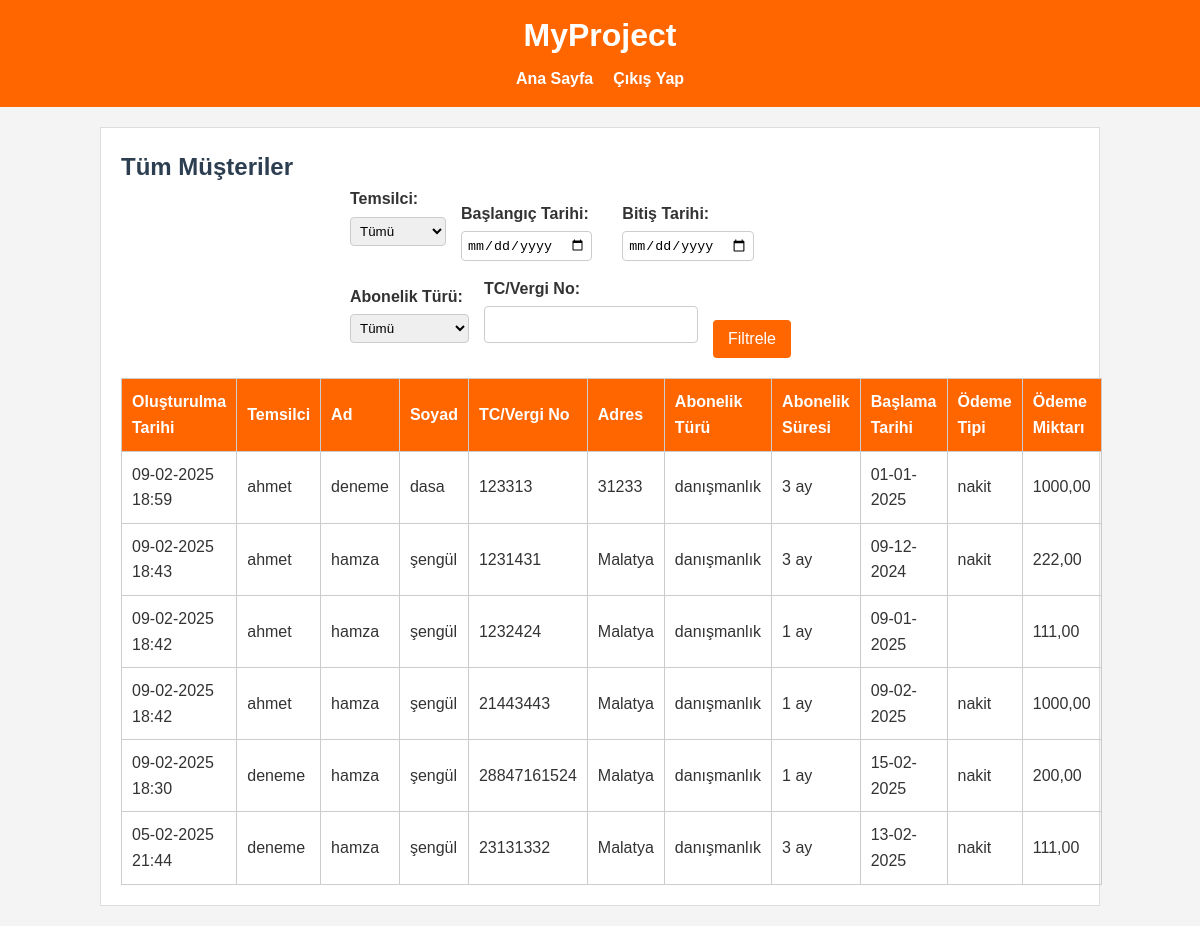
Screenshot of /admin-customer-dashboard/ (signed in) with the database file from the repository.
### core/models.py (models this page shows, shortened)
class Customer(models.Model):
    representative = models.ForeignKey(User, on_delete=models.CASCADE, related_name='customers', verbose_name="Temsilci")
    first_name = models.CharField(max_length=30, verbose_name="Ad")
    last_name = models.CharField(max_length=30, verbose_name="Soyad")
    identifier = models.CharField(max_length=50, verbose_name="TC / Vergi No")
    tax_address = models.CharField(max_length=50, blank=True, null=True, verbose_name="Vergi Adresi")
    address = models.TextField(verbose_name="Adres")
    subscription_type = models.ForeignKey(SubscriptionType, on_delete=models.SET_NULL, null=True, blank=True, verbose_name="Abonelik Türü")
    subscription_duration = models.ForeignKey(SubscriptionDuration, on_delete=models.SET_NULL, null=True, blank=True, verbose_name="Abonelik Süresi")
    subscription_start_date = models.DateField(null=True, blank=True, verbose_name="Aboneliğin Başlama Tarihi")
    payment_method = models.ForeignKey(PaymentMethod, on_delete=models.SET_NULL, null=True, blank=True, verbose_name="Ödeme Tipi")
    payment_amount = models.DecimalField(max_digits=10, decimal_places=2, null=True, blank=True, verbose_name="Ödeme Miktarı")
    detail = models.TextField(blank=True, null=True, verbose_name="Detay Açıklama")
    created_at = models.DateTimeField(auto_now_add=True, verbose_name="Oluşturulma Tarihi")
    class Meta:
        verbose_name = "Müşteri"
        verbose_name_plural = "Müşteriler"
        ordering = ['-created_at']

class SubscriptionType(models.Model):
    name = models.CharField(max_length=100, verbose_name="Abonelik Türü")
    created_at = models.DateTimeField(auto_now_add=True)
    class Meta:
        verbose_name = "Abonelik Türü"
        verbose_name_plural = "Abonelik Türleri"

class SubscriptionDuration(models.Model):
    name = models.CharField(max_length=100, verbose_name="Abonelik Süresi")
    created_at = models.DateTimeField(auto_now_add=True)
    class Meta:
        verbose_name = "Abonelik Süresi"
        verbose_name_plural = "Abonelik Süreleri"

class PaymentMethod(models.Model):
    name = models.CharField(max_length=100, verbose_name="Ödeme Yöntemi")
    created_at = models.DateTimeField(auto_now_add=True)
    class Meta:
        verbose_name = "Ödeme Yöntemi"
        verbose_name_plural = "Ödeme Yöntemleri"

### core/views.py (the view)
# urls.py: path('admin-customer-dashboard/', views.admin_customer_dashboard, name='admin_customer_dashboard'),
@login_required
@user_passes_test(lambda u: u.is_superuser)
def admin_customer_dashboard(request):
    customers = Customer.objects.select_related(
        'representative', 'subscription_type', 'subscription_duration', 'payment_method'
    ).order_by('-created_at')
    rep_id = request.GET.get('representative')
    date_start = request.GET.get('date_start')
    date_end = request.GET.get('date_end')
    subscription_type_id = request.GET.get('subscription_type')
    identifier = request.GET.get('identifier')
    if rep_id:
        customers = customers.filter(representative__id=rep_id)
    if date_start:
        try:
            date_start_parsed = datetime.strptime(date_start, "%Y-%m-%d")
            customers = customers.filter(created_at__gte=date_start_parsed)
        except ValueError:
            pass
    if date_end:
        try:
            date_end_parsed = datetime.strptime(date_end, "%Y-%m-%d")
            customers = customers.filter(created_at__lte=date_end_parsed)
        except ValueError:
            pass
    if subscription_type_id:
        customers = customers.filter(subscription_type__id=subscription_type_id)
    if identifier:
        customers = customers.filter(identifier__icontains=identifier)
    paginator = Paginator(customers, 10)
    page = request.GET.get('page')
    try:
        customers_page = paginator.page(page)
    except PageNotAnInteger:
        customers_page = paginator.page(1)
    except EmptyPage:
        customers_page = paginator.page(paginator.num_pages)
    representatives = Customer.objects.values('representative__id', 'representative__username').distinct()
    subscription_types = SubscriptionType.objects.all()
    filter_params = {
        'representative': rep_id or '',
        'date_start': date_start or '',
        'date_end': date_end or '',
        'subscription_type': subscription_type_id or '',
        'identifier': identifier or '',
    }
    context = {
        'customers': customers_page,
        'representatives': representatives,
        'subscription_types': subscription_types,
        'filter_params': filter_params,
        'paginator': paginator,
        'page_obj': customers_page,
        'is_paginated': customers_page.has_other_pages(),
    }
    return render(request, 'core/admin_customer_dashboard.html', context)

### core/templates/core/admin_customer_dashboard.html (shortened to what this page needs)
{% extends 'core/base.html' %}
{% block content %}
<h2>Tüm Müşteriler</h2>
<form method="get" class="filter-form" style="margin-bottom:20px;">
  <div class="filter-group">
    <label for="representative">Temsilci:</label>
    <select name="representative" id="representative">
      <option value="">Tümü</option>
    </select>
  </div>
  <div class="filter-group">
    <label for="date_start">Başlangıç Tarihi:</label>
    <input type="date" name="date_start" id="date_start" value="{{ filter_params.date_start }}">
  </div>
  <div class="filter-group">
    <label for="date_end">Bitiş Tarihi:</label>
    <input type="date" name="date_end" id="date_end" value="{{ filter_params.date_end }}">
  </div>
  <div class="filter-group">
    <label for="subscription_type">Abonelik Türü:</label>
    <select name="subscription_type" id="subscription_type">
      <option value="">Tümü</option>
    </select>
  </div>
  <div class="filter-group">
    <label for="identifier">TC/Vergi No:</label>
    <input type="text" name="identifier" id="identifier" value="{{ filter_params.identifier }}">
  </div>
  <div class="filter-group">
    <button type="submit" class="btn">Filtrele</button>
  </div>
</form>
<table>
  <thead>
    <tr>
      <th>Oluşturulma Tarihi</th>
      <th>Temsilci</th>
      <th>Ad</th>
      <th>Soyad</th>
      <th>TC/Vergi No</th>
      <th>Adres</th>
      <th>Abonelik Türü</th>
      <th>Abonelik Süresi</th>
      <th>Başlama Tarihi</th>
      <th>Ödeme Tipi</th>
      <th>Ödeme Miktarı</th>
    </tr>
  </thead>
  <tbody>
    {% for customer in customers %}
      <tr>
         <td>{{ customer.created_at|date:"d-m-Y H:i" }}</td>
         <td>{{ customer.representative.username }}</td>
         <td>{{ customer.first_name }}</td>
         <td>{{ customer.last_name }}</td>
         <td>{{ customer.identifier }}</td>
         <td>{{ customer.address }}</td>
         <td>{% if customer.subscription_type %}{{ customer.subscription_type.name }}{% endif %}</td>
         <td>{% if customer.subscription_duration %}{{ customer.subscription_duration.name }}{% endif %}</td>
         <td>{% if customer.subscription_start_date %}{{ customer.subscription_start_date|date:"d-m-Y" }}{% endif %}</td>
         <td>{% if customer.payment_method %}{{ customer.payment_method.name }}{% endif %}</td>
         <td>{{ customer.payment_amount }}</td>
      </tr>
    {% empty %}
      <tr>
         <td colspan="11">Hiç müşteri bulunamadı.</td>
      </tr>
    {% endfor %}
  </tbody>
</table>
{% endblock %}

### core/static/core/css/style.css (style rules this page uses)
* { margin: 0; padding: 0; box-sizing: border-box; }
body { font-family: Arial, sans-serif; line-height: 1.6; background-color: #f4f4f4; color: #333; padding: 20px; }
button, .btn { background-color: #ff6600; color: #fff; border: none; padding: 10px 15px; cursor: pointer; border-radius: 4px; font-size: 1em; transition: background-color 0.3s ease; }
form { max-width: 500px; margin: auto; }
form input[type="text"], form input[type="password"], form select { width: 100%; padding: 10px; margin-bottom: 15px; border: 1px solid #ccc; border-radius: 4px; }
form label { margin-bottom: 5px; display: block; font-weight: bold; }
table { width: 100%; border-collapse: collapse; margin-top: 20px; }
table th, table td { padding: 10px; border: 1px solid #ccc; text-align: left; }
table th { background-color: #ff6600; color: #fff; }
.filter-form label { margin-right: 5px; font-weight: bold; }
.filter-form input, .filter-form select { margin-right: 15px; padding: 5px; border: 1px solid #ccc; border-radius: 4px; }
.filter-form { display: flex; flex-wrap: wrap; align-items: flex-end; gap: 15px; margin-bottom: 20px; }
.filter-group { display: flex; flex-direction: column; }
.filter-group label { margin-bottom: 5px; font-weight: bold; }

### core/templates/core/base.html (style rules this page uses)
body { font-family: 'Arial', sans-serif; margin: 0; padding: 0; background-color: #f4f4f4; color: #333; }
h2 { color: #2c3e50; }

### rows the page displays
Customer: created_at "09-02-2025 18:59", representative.username "ahmet", first_name "deneme", last_name "dasa", identifier "123313", address "31233", subscription_type.name "danışmanlık", subscription_duration.name "3 ay", subscription_start_date "01-01-2025", payment_method.name "nakit", payment_amount "1000,00"
Customer: created_at "09-02-2025 18:43", representative.username "ahmet", first_name "hamza", last_name "şengül", identifier "1231431", address "Malatya", subscription_type.name "danışmanlık", subscription_duration.name "3 ay", subscription_start_date "09-12-2024", payment_method.name "nakit", payment_amount "222,00"
Customer: created_at "09-02-2025 18:42", representative.username "ahmet", first_name "hamza", last_name "şengül", identifier "1232424", address "Malatya", subscription_type.name "danışmanlık", subscription_duration.name "1 ay", subscription_start_date "09-01-2025", payment_amount "111,00"
Customer: created_at "09-02-2025 18:42", representative.username "ahmet", first_name "hamza", last_name "şengül", identifier "21443443", address "Malatya", subscription_type.name "danışmanlık", subscription_duration.name "1 ay", subscription_start_date "09-02-2025", payment_method.name "nakit", payment_amount "1000,00"
Customer: created_at "09-02-2025 18:30", representative.username "deneme", first_name "hamza", last_name "şengül", identifier "28847161524", address "Malatya", subscription_type.name "danışmanlık", subscription_duration.name "1 ay", subscription_start_date "15-02-2025", payment_method.name "nakit", payment_amount "200,00"
Customer: created_at "05-02-2025 21:44", representative.username "deneme", first_name "hamza", last_name "şengül", identifier "23131332", address "Malatya", subscription_type.name "danışmanlık", subscription_duration.name "3 ay", subscription_start_date "13-02-2025", payment_method.name "nakit", payment_amount "111,00"
